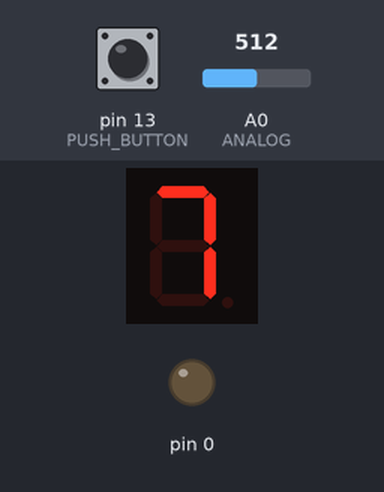
Bench run of a sketch on a simulated Arduino Uno, built with avr-gcc and run on an emulated ATmega328P. Parts: 1-digit seven-segment display, output pins drawn as LEDs (lit = HIGH). Wiring (inferred from the names in the program): 1-digit 7-segment display, segments lit when HIGH: segments pin 10, pin 9, pin 8, pin 7, pin 6, pin 5, pin 4. Inputs (shaded band) come from the test bench; at power-on: A0 (ANALOG) = 512, pin 13 (PUSH_BUTTON) LOW. The segment pins are drawn as the display they are named for; pins used as bus, display or sensor lines are not drawn.

Above: at 1.2 s.
1.3 s: A0 (ANALOG) set to 716
At 2.1 s:
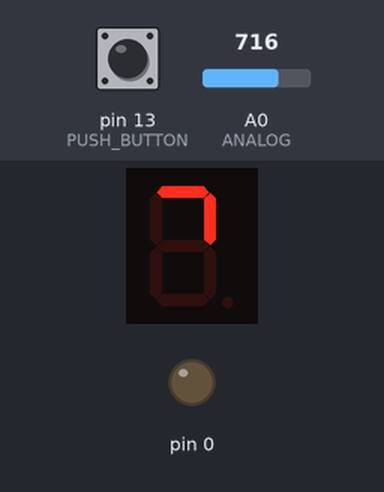
2.8 s: A0 (ANALOG) set to 1023
At 3.2 s:
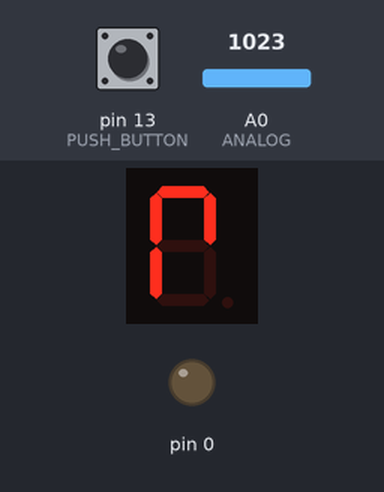
4.3 s: A0 (ANALOG) set to 306
At 5.5 s:
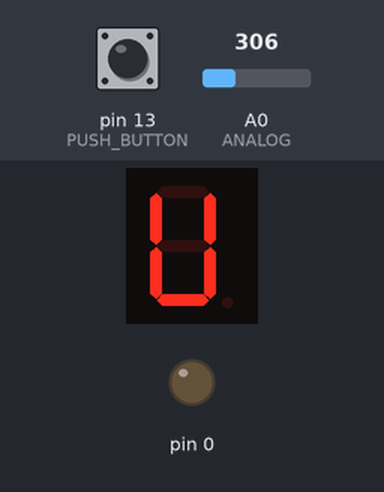
5.8 s: A0 (ANALOG) set to 122
At 6.7 s:
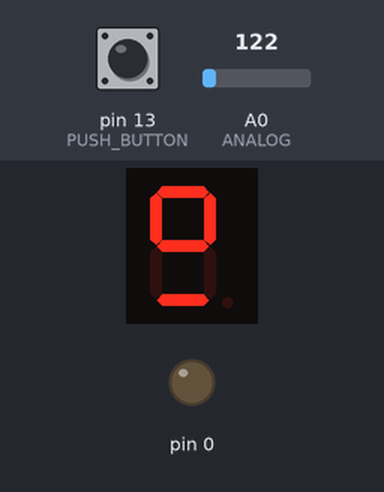
7.3 s: pin 13 (PUSH_BUTTON) pulled HIGH for 0.15 s
8.9 s: pin 13 (PUSH_BUTTON) pulled HIGH for 3.2 s
At 10.3 s:
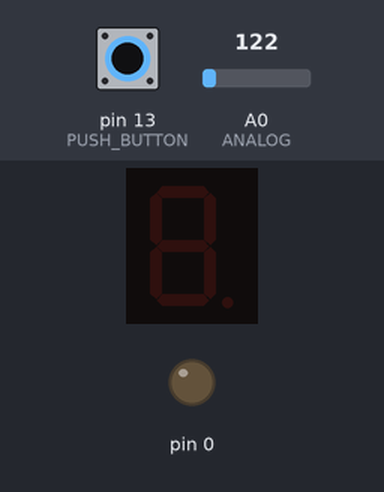
Timing chart, 0 to 11.9 s (numbered marks = the images above; inputs shaded):
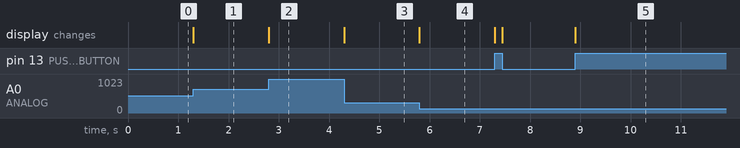

The sketch:

7-Display_segments_pot.ino
```cpp
#define ANALOG A0 // analog port of the potentiometer
#define pinA 4 // pin A display
#define pinB 5 // pin B display
#define pinC 6 // pin C display
#define pinD 7 // pin D display
#define pinE 8 // pin E display
#define pinF 9 // pin F display
#define pinG 10 // pin G display
#define PUSH_BUTTON 13 // digital port of the push_button
#define _SIZE 7
typedef unsigned int u_int; // alias for unsigned int

const u_int DisplayPins[] = {pinA, pinB, pinC, pinD, pinE, pinF, pinG}; // pins display in a vector

class Display {
	private:
  		u_int values[_SIZE]; // 7 values. "0 or 1" to 7 digital ports
	public:
		void Pattern(u_int a, u_int b, u_int c, u_int d, u_int e, u_int f, u_int g);
};


void setup() {
	for(int i = 0; i < sizeof(DisplayPins); i++)
		pinMode(DisplayPins[i], OUTPUT);

	pinMode(PUSH_BUTTON, INPUT);
}

void loop() {
	Display display;

	int potValue =  analogRead(ANALOG); // Collect analogic value of potentiometer
  	int mapValue = map(potValue, 0, 1023, 0, 9); // Map the received analog values to a range between 0 and 9 states

	if(digitalRead(PUSH_BUTTON) == HIGH){ // If push_button switched on, clean 7-seg display
		display.Pattern(0, 0, 0, 0, 0, 0, 0);
	}else{
		switch(mapValue) {
			case 1: display.Pattern(1, 1, 0, 1, 0, 1, 1);break; // Conditions for each value selected on the potentiometer
			case 2: display.Pattern(0, 1, 1, 1, 1, 1, 0);break;
			case 3: display.Pattern(1, 1, 1, 1, 1, 0, 0);break;
			case 4: display.Pattern(0, 0, 0, 0, 1, 1, 1);break;
			case 5: display.Pattern(1, 0, 1, 0, 1, 0, 1);break;
			case 6: display.Pattern(0, 0, 0, 0, 0, 1, 1);break;
			case 7: display.Pattern(0, 1, 1, 1, 1, 1, 1);break;
			case 8: display.Pattern(1, 1, 1, 1, 1, 0, 0);break;
			case 9: display.Pattern(0, 1, 1, 0, 0, 1, 1);break;

		}
	}
}

void Display :: Pattern(u_int a, u_int b, u_int c, u_int d, u_int e, u_int f, u_int g) { // Display class member
	u_int tempValues[_SIZE] = {a, b, c, d, e, f, g}; // Receive values as parameter and keep it on a temp array, "tempValues"

	for(int j = 0; j < _SIZE; j++) // Loop to keep temp values as parameter inside on private "values" variable of class Display
		this->values[j] = tempValues[j];

	for(int i = 0; i < _SIZE; i++) // Loop to cycle through the 7-seg display pins and the values of the private "values" variable of the Display class
		digitalWrite(DisplayPins[i], this->values[i]); // I connect the pins for each value traveled
}
```

Measured:
- after the input at 1.3 s, the display: changes at once (image 1)
- after the input at 2.8 s, the display: changes at once (image 2)
- after the input at 4.3 s, the display: changes at once (image 3)
- after the input at 5.8 s, the display: changes at once (image 4)
- after the input at 8.9 s, the display: changes at once (image 5)
